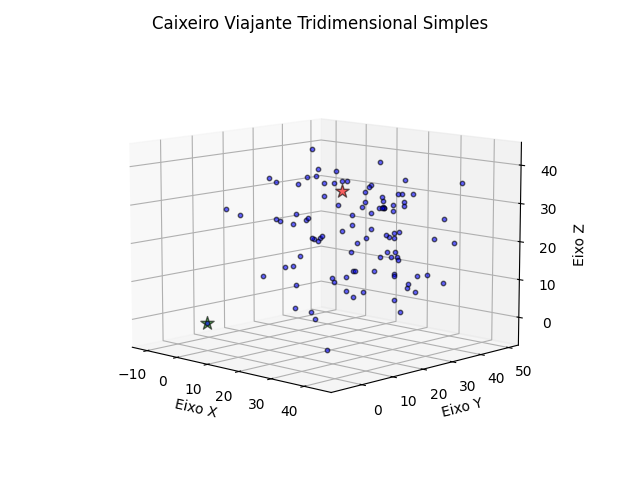

This chart was generated by the following Python code:
import os
import sys
import numpy as np
import pandas as pd
import matplotlib.pyplot as plt

def get_data():
    os.chdir(os.path.dirname(os.path.realpath(__file__)))
    return pd.read_csv("CaixeiroSimples.csv", names=["X", "Y", "Z"])

def createNavigationMap(data, dominio):
    x = np.linspace(start=[dominio[0][0], dominio[1][0]], stop=[dominio[0][1], dominio[1][1]], num=1000, axis=1)
    X1, X2 = np.meshgrid(x[0], x[1])
    fig = plt.figure()
    ax = fig.add_subplot(projection='3d')
    for i in range(data.tail(1).index.item() +1):
        if i == 0:
            ax.scatter(data.at[i, 'X'], data.at[i, 'Y'], data.at[i, 'Z'], marker='*', s=50, linewidth=1, color='green')
        ax.scatter(data.at[i, 'X'], data.at[i, 'Y'], data.at[i, 'Z'], marker=('*' if i == data.tail(1).index.item() else 'o'), s=(50 if i == data.tail(1).index.item() else 10), linewidth=1, color=('red' if i == data.tail(1).index.item() else 'blue'))
    ax.set_title('Caixeiro Viajante Tridimensional Simples')
    ax.set_xlabel('Eixo X')
    ax.set_ylabel('Eixo Y')
    ax.set_zlabel('Eixo Z')
    plt.tight_layout()
    ax.view_init(elev=30, azim=-65, roll=0.)
    plt.show()

def run() -> None:
    data = get_data()
    limites = [(data.iloc[:, 0].min(), data.iloc[:, 0].max()), (data.iloc[:, 1].min(), data.iloc[:, 1].max())]
    createNavigationMap(data, limites)

def close() -> None:
    sys.exit(0)

try:
    if __name__ == "__main__":
        run()
finally:
    close()
